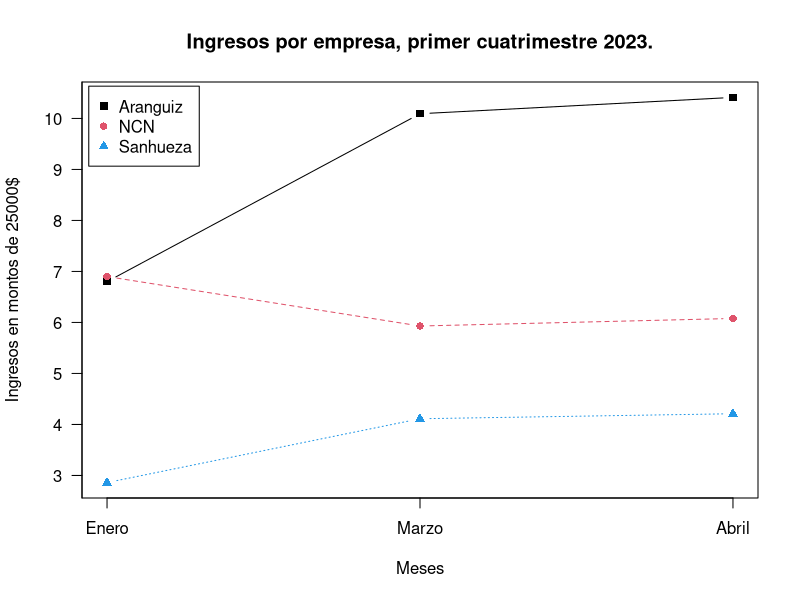

Recreate this plot in R.
# Definir empresas y meses de operación
empresas <- c("Aranguiz", "NCN", "Sanhueza", "Valroa")
meses <- c("Enero", "Febrero", "Marzo", "Abril")

# Ingresos de empresas por meses en el recorrido Santa Bárbara -> Los Ángeles
# |        |Enero |Febrero|Marzo |Abril |
# |Aranguiz|170000|175550 |252300|260300|
# |NCN     |172500|178050 |148250|151950|
# |Sanhueza|71500 |73350  |102800|105250|
# |Valroa  |350000|363500 |496500|513100|

aranguiz <- c(170000, 175550, 252300, 260300)
ncn <- c(172500, 178050, 148250, 151950)
sanhueza <- c(71500, 73350, 102800, 105250)
valroa <- c(350000, 363500, 496500, 513100)

ingresos <- rbind(aranguiz, ncn, sanhueza, valroa)
colnames(ingresos) <- meses
rownames(ingresos) <- empresas

graph <- function(data, sub_rows, sub_cols, scale = 10000) {
  # Tomar solo un subconjunto de datos de la matriz
  data <- data[sub_rows, sub_cols]
  data <- data / scale

  # Información principal del gráfico
  matplot(
    seq_along(colnames(data)),
    t(data),
    type = "b",
    col = c(1, 2, 4, 6),
    pch = 15:20,
    xlab = "Meses",
    ylab = sprintf("Ingresos en montos de %d$", scale),
    xaxt = "n",
    yaxt = "n",
    main = "Ingresos por empresa, primer cuatrimestre 2023."
  )

  # Agregar leyenda al gráfico
  legend(
    "topleft",
    inset = 0.01,
    legend = rownames(data),
    pch = 15:20,
    col = c(1, 2, 4, 6)
  )

  # Calcular los valores del eje y en la escala especificada
  y_max <- ceiling(max(data))
  y_step <- ceiling(y_max / 12)
  y_labels <- seq(0, y_max, y_step)

  # Agregar los ejes manualmente para usar los nombres correctos
  axis(1, at = seq_along(colnames(data)), labels = colnames(data))
  axis(2, at = y_labels, labels = y_labels, las = 1)
}

graph(
  ingresos,
  sub_cols = (meses != "Febrero"),
  sub_rows = (empresas != "Valroa"),
  scale = 25000
)
